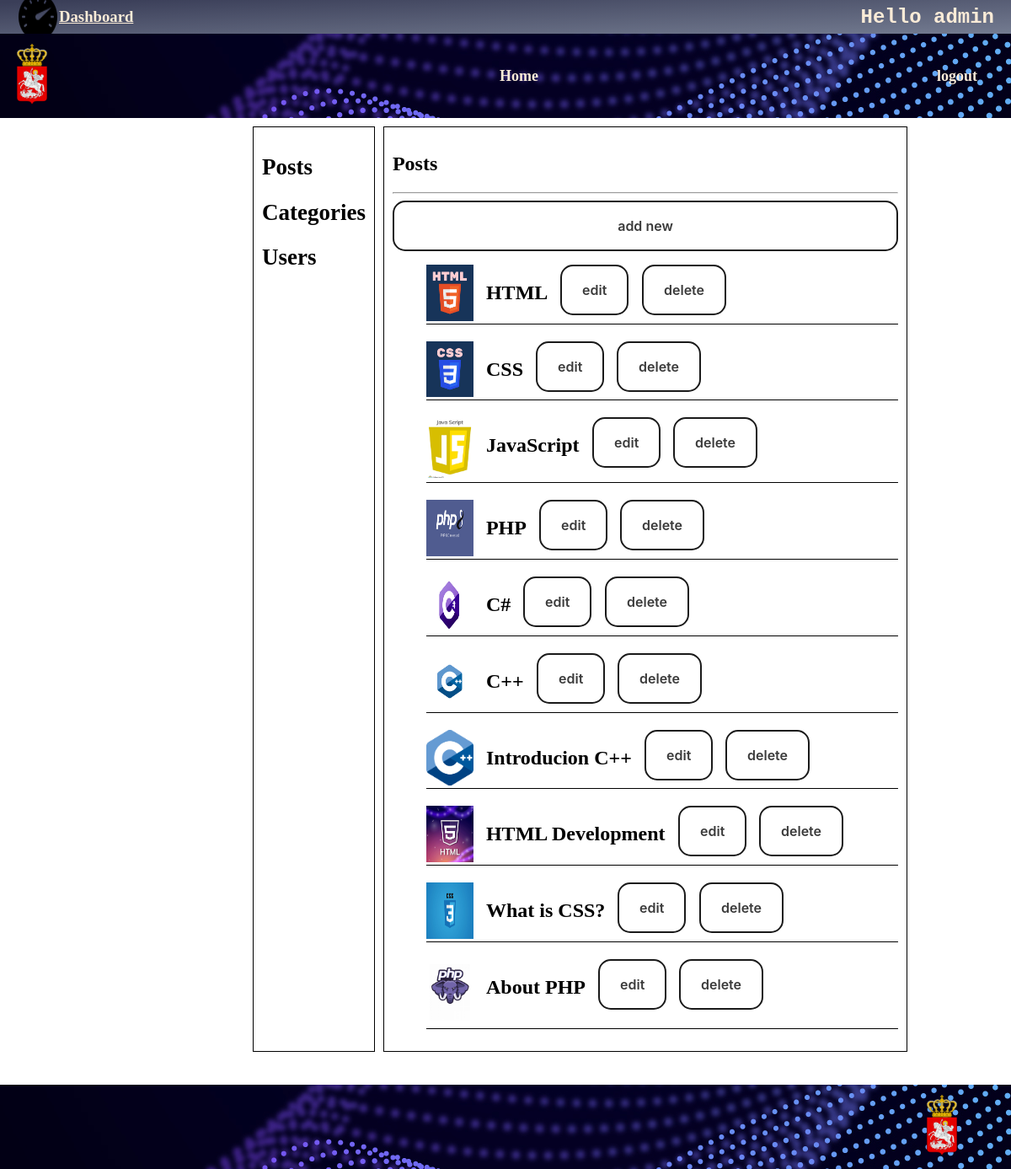
/project/index.php?page=admin (signed in), run on the app's committed database.
### tables this page shows
CREATE TABLE `users` (
  `id` int(20) UNSIGNED NOT NULL,
  `username` varchar(100) NOT NULL,
  `email` varchar(100) NOT NULL,
  `password` varchar(100) NOT NULL,
  `role_id` int(20) UNSIGNED NOT NULL
);

CREATE TABLE `posts` (
  `id` int(20) UNSIGNED NOT NULL,
  `title` text NOT NULL,
  `content` text NOT NULL,
  `user_id` int(20) UNSIGNED NOT NULL,
  `category_id` int(20) UNSIGNED NOT NULL,
  `date` timestamp NOT NULL DEFAULT current_timestamp() ON UPDATE current_timestamp(),
  `uploads_id` int(20) UNSIGNED NOT NULL
);

CREATE TABLE `uploads` (
  `id` int(20) UNSIGNED NOT NULL,
  `path` varchar(100) NOT NULL,
  `user_id` int(20) UNSIGNED NOT NULL
);

### project/templates/admin-posts.php (the view, shortened to what this page needs)
<?php
if(isset($_POST['addnew'])){ ?>
    <h3>Add new Post</h3>
    <form class="postform" action="/?page=admin" method="post" enctype="multipart/form-data">
        <label>Title</label>
        <input type="text" name="title">
        <br>
        <label>Content</label>
        <textarea name="content" cols="30" rows="10"></textarea>
        <br>
        <label>Category</label>
        <select name="category">
            <?php
                $res = mysqli_query($con, "SELECT * from categories"); ?>
                <?php
                while($row = $res->fetch_assoc()) {
                ?>
                    <option value="<?=$row['id']?>"><?=$row['name'] ?></option>
                <?php
                }
                ?>
        </select>
        <label>Image</label>
        <input type="file" name="image">
        <br>
        <button name="create-post">Create post</button>
    </form>
<?php
}else{
    $res = mysqli_query($con, "SELECT *, posts.id from posts join uploads on posts.uploads_id = uploads.id"); ?>
    <h1>Posts</h1>
    <hr>
    <form action="" method="post">
        <button name="addnew">add new</button>
    </form>
    <ul class="allpost">
    <?php
    while($row = $res -> fetch_assoc()){ ?>
        <li>
            <div class="insideposts">
                <img class="dashpost" src="<?=$row['path']?>" alt="">
                <h2><?=$row['title']?></h2>
                <a href="?action=edit&post_id=<?=$row['id']?>"><button>edit</button></a>
                <form method="post" action="/?page=admin">
                    <button name="delete">delete</button>
                </form>
            </div>
        </li>
    <?php }?>
    </ul>
<?php
}
?>

### project/admin.php (shortened to what this page needs)
<?php
if(isset($_SESSION['user_id'])){
    $id = $_SESSION['user_id'];
    $res = mysqli_query($con, "SELECT * from users join roles on roles.id = users.role_id and users.id = '$id'");
    $row = $res -> fetch_assoc();
    if($row['name'] === 'admin' || $row['name'] === 'editor'){ ?>
            <div class="admin">
                <a class="dashtext" href="?page=admin"><img class="dashimage" src="/assets/images/dashboard.png" alt=""/><h3>Dashboard</h3></a>
                <h2 class="greeting">Hello <?=$row['username'];?></h2>
            </div>
    <?php
    }
}
?>

### project/assets/css/style.css (style rules this page uses)
html, body { margin: 0; padding: 0; }
body { display: flex; min-height: 100vh; flex-direction: column; }
.admin { width: 100%; height: 40px; background: linear-gradient(177.9deg, rgb(58, 62, 88) 3.6%, rgb(119, 127, 148) 105.8%); display: flex; justify-content: space-between; align-items: center; }
.dashimage { width: 100% !important; height: auto !important; }
.admin > h2 { margin-right: 20px; }
.admin > a { margin-left: 20px; }
.dashimage { width: 70%; }
.dashpost { width: 10%; }
.allpost { gap: 20px; display: flex; flex-direction: column; list-style: none; }
.allpost > li { display: flex; width: 100%; gap: 50px; padding-bottom: 3px; border-bottom: solid 0.5px black; }
.dashtext { display: flex; flex-direction: row; color: antiquewhite; height: auto; }
.greeting { color: antiquewhite; font-family: 'Courier New', Courier, monospace; }
button { appearance: none; background-color: transparent; border: 2px solid #1A1A1A; border-radius: 15px; box-sizing: border-box; color: #3B3B3B; cursor: pointer; display: inline-block; font-family: Roobert,-apple-system,BlinkMacSystemFont,"Segoe UI",Helvetica,Arial,sans-serif,"Apple Color Emoji","Segoe UI Emoji","Segoe UI Symbol"; font-size: 16px; font-weight: 600; line-height: normal; margin: 0; min-height: 60px; min-width: 0; outline: none; padding: 16px 24px; text-align: center; text-decoration: none; transition: all 300ms cubic-bezier(.23, 1, 0.32, 1); user-select: none; -webkit-user-select: none; touch-action: manipulation; width: 100%; will-change: transform; }
.insideposts { display: flex; flex-direction: row; gap: 15px; }
.insideposts > form { justify-self: flex-end; }

### data on the page
users: username "admin"
posts: uploads.path (picture), title "HTML"
posts: uploads.path (picture), title "CSS"
posts: uploads.path (picture), title "JavaScript"
posts: uploads.path (picture), title "PHP"
posts: uploads.path (picture), title "C#"
posts: uploads.path (picture), title "C++"
posts: uploads.path (picture), title "Introducion C++"
posts: uploads.path (picture), title "HTML Development"
posts: uploads.path (picture), title "What is CSS?"
posts: uploads.path (picture), title "About PHP"

### other printed values
$route "logout"
